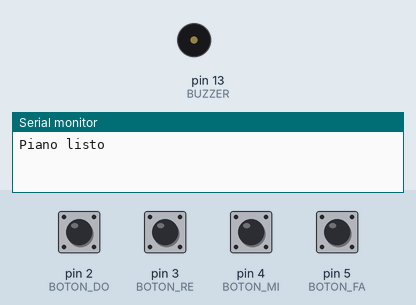
Bench run of a sketch on a simulated Arduino Uno, built with avr-gcc and run on an emulated ATmega328P. On the bench: buzzer (waves = sounding), the last lines printed to the serial monitor. The test bench sets the inputs (shaded band); at power-on: pin 2 (BOTON_DO), pin 3 (BOTON_RE), pin 4 (BOTON_MI), pin 5 (BOTON_FA) HIGH.

Above: at 1.2 s.
1.3 s: pin 2 (BOTON_DO) pulled LOW for 0.15 s
At 1.37 s:
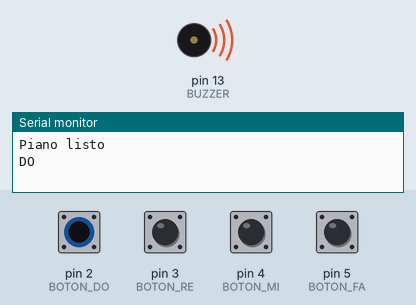
2.9 s: pin 3 (BOTON_RE) pulled LOW for 0.15 s
At 3.4 s:
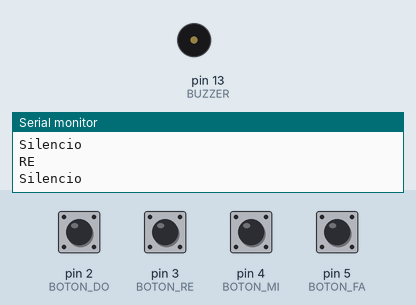
4.5 s: pin 4 (BOTON_MI) pulled LOW for 0.15 s
At 4.57 s:
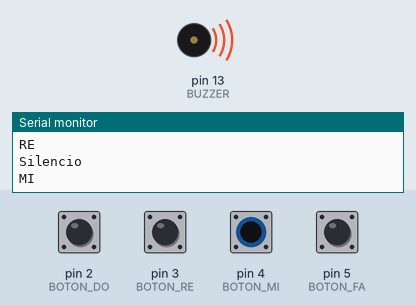
6.1 s: pin 5 (BOTON_FA) pulled LOW for 0.15 s
At 7.0 s:
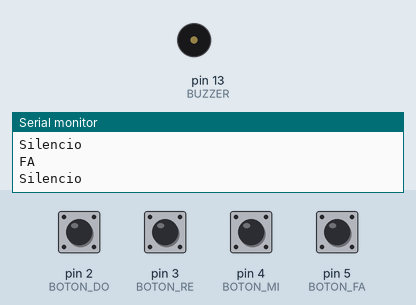
Timing chart, 0 to 8.7 s (numbered marks = the images above; inputs shaded):
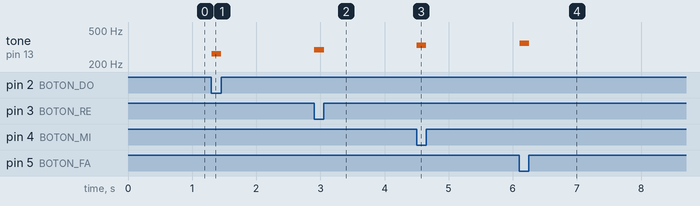

Measured:
- after the input at 1.3 s, tone on pin 13 (BUZZER): silent → 262 Hz at once, → silent 0.15 s later
- after the input at 2.9 s, tone on pin 13 (BUZZER): silent → 294 Hz at once, → silent 0.15 s later
- after the input at 4.5 s, tone on pin 13 (BUZZER): silent → 330 Hz at once, → silent 0.15 s later
- after the input at 6.1 s, tone on pin 13 (BUZZER): silent → 349 Hz at once, → silent 0.15 s later

The sketch:

piano_music_casi_hecho_3__3_.ino
```cpp
// =======================
// Piano Arduino Mejorado
// =======================

// La palabra "const" significa CONSTANTE.
// Una constante es un valor que NO puede cambiar durante la ejecución del programa.

// "int" significa integer (entero), es decir, un número sin decimales.

// Creamos una constante llamada BUZZER.
// Guarda el número del pin donde está conectado el buzzer.
// En este caso, el pin digital 13.
const int BUZZER = 13;


// -----------------------
// BOTONES
// -----------------------

// En vez de escribir directamente 2, 3, 4 y 5 por todo el programa,
// les damos nombres descriptivos.
//
// Ventajas:
// - El código es más fácil de leer.
// - Si cambias el botón de pin, solo cambias este valor.
// - Evitas errores.

const int BOTON_DO = 2;
const int BOTON_RE = 3;
const int BOTON_MI = 4;
const int BOTON_FA = 5;


// -----------------------
// NOTAS MUSICALES
// -----------------------

// tone() necesita una frecuencia en Hertz (Hz).
//
// Un Hertz significa:
// "cuántas veces vibra algo por segundo".
//
// Ejemplo:
//
// 262 Hz = 262 vibraciones por segundo.
//
// Estas frecuencias corresponden aproximadamente a:
//
// DO → 262 Hz
// RE → 294 Hz
// MI → 330 Hz
// FA → 349 Hz

const int DO = 262;
const int RE = 294;
const int MI = 330;
const int FA = 349;


// -----------------------
// MEMORIA DEL ESTADO
// -----------------------

// Esta variable guarda cuál fue la última nota que estaba sonando.
//
// A diferencia de "const", esta SÍ puede cambiar.
//
// Empieza valiendo 0.
//
// ¿Qué significa 0?
//
// En nuestro programa:
// 0 = ninguna nota está sonando.

int notaActual = 0;


// ====================================================
// SETUP
// ====================================================

// setup() es una función especial.
//
// Arduino la ejecuta UNA SOLA VEZ,
// justo cuando:
// - enciendes la placa,
// - presionas RESET,
// - subes un programa nuevo.

void setup() {

  // Inicia la comunicación serial.
  //
  // Permite enviar mensajes desde Arduino
  // hacia la computadora.
  //
  // 9600 significa 9600 bits por segundo.
  //
  // Es una velocidad de comunicación.

  Serial.begin(9600);


  // pinMode configura el comportamiento de un pin.

  // INPUT_PULLUP significa:
  //
  // "Arduino activará una resistencia interna."
  //
  // Sin tocar el botón:
  // HIGH
  //
  // Tocando el botón:
  // LOW
  //
  // Esto evita que el pin quede "flotando".

  pinMode(BOTON_DO, INPUT_PULLUP);
  pinMode(BOTON_RE, INPUT_PULLUP);
  pinMode(BOTON_MI, INPUT_PULLUP);
  pinMode(BOTON_FA, INPUT_PULLUP);


  // Este pin enviará señal hacia el buzzer.

  pinMode(BUZZER, OUTPUT);


  // Envía un mensaje al Monitor Serie.
  //
  // println significa:
  // print line
  //
  // Escribe el texto y luego baja de línea.

  Serial.println("Piano listo");
}


// ====================================================
// LOOP
// ====================================================

// loop() es otra función especial.
//
// Arduino la ejecuta:
// una y otra y otra y otra vez.
//
// Cuando termina,
// vuelve automáticamente al principio.
//
// Esto ocurre cientos o miles de veces por segundo.

void loop() {


  // Creamos una variable local.
  //
  // Solo existe dentro de loop().
  //
  // Empieza valiendo 0.
  //
  // 0 significa:
  // "todavía no encontré ninguna nota."

  int nuevaNota = 0;


  // ======================================
  // DETECTAR BOTONES
  // ======================================

  // digitalRead lee un pin digital.
  //
  // Solo puede devolver:
  //
  // HIGH → 1
  // LOW  → 0

  // Como usamos INPUT_PULLUP:
  //
  // SIN tocar:
  // HIGH
  //
  // TOCANDO:
  // LOW

  if (digitalRead(BOTON_DO) == LOW) {

    // Si el botón DO está presionado,
    // guardamos la frecuencia de DO.

    nuevaNota = DO;
  }

  else if (digitalRead(BOTON_RE) == LOW) {

    nuevaNota = RE;
  }

  else if (digitalRead(BOTON_MI) == LOW) {

    nuevaNota = MI;
  }

  else if (digitalRead(BOTON_FA) == LOW) {

    nuevaNota = FA;
  }


  // ======================================
  // ¿LA NOTA CAMBIÓ?
  // ======================================

  // != significa:
  //
  // "distinto de"

  // Preguntamos:
  //
  // ¿La nota detectada ahora
  // es diferente de la que estaba sonando?

  if (nuevaNota != notaActual) {


    // ==================================
    // SILENCIO
    // ==================================

    // Si nuevaNota sigue valiendo 0,
    // significa que ningún botón está presionado.

    if (nuevaNota == 0) {

      // Detiene cualquier sonido.

      noTone(BUZZER);

      // Avisa por Monitor Serie.

      Serial.println("Silencio");
    }


    // ==================================
    // REPRODUCIR NOTA
    // ==================================

    else {

      // tone(pin, frecuencia)
      //
      // Le dice al Arduino:
      //
      // "Genera una onda cuadrada
      // de esta frecuencia."

      tone(BUZZER, nuevaNota);


      // Estas líneas sirven únicamente
      // para mostrar el nombre de la nota.

      if (nuevaNota == DO)
        Serial.println("DO");

      else if (nuevaNota == RE)
        Serial.println("RE");

      else if (nuevaNota == MI)
        Serial.println("MI");

      else if (nuevaNota == FA)
        Serial.println("FA");
    }


    // Actualizamos la memoria.
    //
    // La nota actual pasa a ser
    // la que acabamos de reproducir.
    //
    // Esto evita reiniciar el sonido
    // miles de veces por segundo.

    notaActual = nuevaNota;
  }


  // ======================================
  // DELAY
  // ======================================

  // Pausa el programa durante 10 milisegundos.
  //
  // 1000 milisegundos = 1 segundo.
  //
  // Entonces:
  //
  // 10 milisegundos = 0,01 segundos.
  //
  // Sirve para reducir rebotes mecánicos
  // de los botones y evitar lecturas demasiado rápidas.

  delay(10);
}
```
